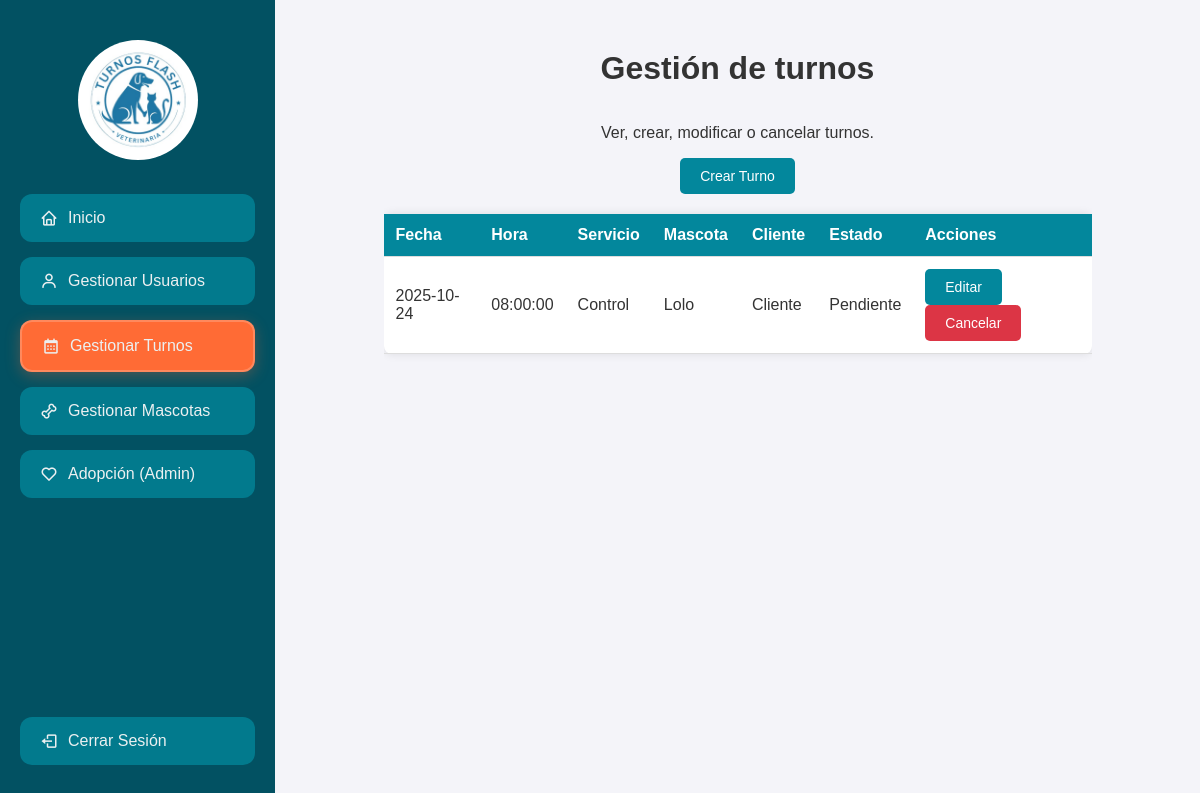
/gestionar_turnos.php (signed in), run on the app's committed database.
### tables this page shows
CREATE TABLE `turnos` (
  `id` int(11) NOT NULL,
  `user_id` int(11) NOT NULL,
  `mascota_id` int(11) NOT NULL,
  `fecha` date NOT NULL,
  `hora` time NOT NULL,
  `tipo_servicio` enum('cirugia','peluqueria','vacunacion','Control','castracion','baño') NOT NULL,
  `estado` enum('Pendiente','Terminado') DEFAULT 'Pendiente'
);

CREATE TABLE `mascotas` (
  `id` int(11) NOT NULL,
  `user_id` int(11) NOT NULL,
  `nombre` varchar(50) NOT NULL,
  `especie` varchar(50) NOT NULL,
  `raza` varchar(50) NOT NULL,
  `edad` int(11) NOT NULL,
  `sexo` varchar(10) NOT NULL,
  `peso` decimal(5,2) NOT NULL,
  `esterilizado` tinyint(1) NOT NULL,
  `foto` varchar(255) DEFAULT NULL
);

CREATE TABLE `user` (
  `id` int(11) NOT NULL,
  `nombre_usuario` varchar(50) NOT NULL,
  `correo_electronico` varchar(100) NOT NULL,
  `contrasena` varchar(255) NOT NULL,
  `rol` enum('cliente','admin','doctor') DEFAULT 'cliente',
  `telefono` varchar(20) DEFAULT NULL,
  `dni` varchar(20) DEFAULT NULL,
  `apellido` varchar(50) DEFAULT NULL
);

### gestionar_turnos.php (the view, shortened to what this page needs)
<?php
$mysqli = new mysqli("localhost", "root", "", "veterinaria");
$sql = "SELECT t.id, t.fecha, t.hora, t.tipo_servicio, t.estado, m.nombre AS mascota, u.nombre_usuario AS cliente
        FROM turnos t
        JOIN mascotas m ON t.mascota_id = m.id
        JOIN user u ON t.user_id = u.id";
$result = $mysqli->query($sql);
?>
<!DOCTYPE html>
<html lang="es">
<head>
    <link href='https://unpkg.com/boxicons@2.1.4/css/boxicons.min.css' rel='stylesheet'>
</head>
<body>
    <div class="sidebar">
        <div class="profile-section">
            <img src="logo_perro.jpg" alt="Foto de Perfil" class="profile-image">
        </div>
        <a href="admin_dashboard.php"><i class='bx bx-home'></i><span>Inicio</span></a>
        <a href="gestionar_usuarios.php"><i class='bx bx-user'></i><span>Gestionar Usuarios</span></a>
        <a href="gestionar_turnos.php" class="active"><i class='bx bx-calendar'></i><span>Gestionar Turnos</span></a>
        <a href="gestionar_mascotas.php"><i class='bx bx-bone'></i><span>Gestionar Mascotas</span></a>
        <a href="adopcion_page.php?view=admin"><i class='bx bx-heart'></i><span>Adopción (Admin)</span></a>
        <div class="bottom-menu">
        <a href="index.php" id="logout-button"><i class='bx bx-log-out'></i><span>Cerrar Sesión</span></a>
        </div>
    </div>
    <div class="content">
        <h1>Gestión de turnos</h1>
        <div class="container">
            <p>Ver, crear, modificar o cancelar turnos.</p>
            <button class="button" onclick="openCreateModal()">Crear Turno</button>
            <table>
                <thead>
                    <tr>
                        <th>Fecha</th>
                        <th>Hora</th>
                        <th>Servicio</th>
                        <th>Mascota</th>
                        <th>Cliente</th>
                        <th>Estado</th>
                        <th>Acciones</th>
                    </tr>
                </thead>
                <tbody>
                    <?php while ($row = $result->fetch_assoc()): ?>
                        <tr>
                            <td><?php echo $row['fecha']; ?></td>
                            <td><?php echo $row['hora']; ?></td>
                            <td><?php echo $row['tipo_servicio']; ?></td>
                            <td><?php echo $row['mascota']; ?></td>
                            <td><?php echo $row['cliente']; ?></td>
                            <td><?php echo isset($row['estado']) ? htmlspecialchars($row['estado']) : 'pendiente'; ?></td>
                            <td>
                                <button class="button" onclick="openEditModal(<?php echo $row['id']; ?>)">Editar</button>
                                <button class="button button-danger" onclick="confirmDelete(<?php echo $row['id']; ?>)">Cancelar</button>
                            </td>
                        </tr>
                    <?php endwhile; ?>
                </tbody>
            </table>
        </div>
    </div>
</body>
</html>

### gestionar_turnos.php (style rules this page uses)
body { font-family: Arial, sans-serif; margin: 0; padding: 0; display: flex; overflow: hidden; background-color: #f4f4f9; color: #333; transition: background-color 0.3s, color 0.3s; }
.sidebar { width: 275px; background-color: #025162; color: #ecf0f1; padding-top: 40px; display: flex; flex-direction: column; align-items: center; height: 100vh; transition: width 0.3s, background-color 0.3s; position: relative; }
.profile-section { text-align: center; margin-bottom: 20px; transition: margin-bottom 0.3s; }
.profile-image { width: 120px; height: 120px; border-radius: 50%; object-fit: cover; margin-bottom: 10px; transition: width 0.3s, height 0.3s; }
.sidebar a { display: flex; align-items: center; justify-content: flex-start; color: #ecf0f1; text-decoration: none; padding: 15px 20px; width: calc(100% - 40px); margin-bottom: 15px; background-color: #027a8d; border-radius: 12px; font-size: 16px; transition: background-color 0.3s, padding 0.3s, transform 0.15s ease-in-out; box-sizing: border-box; position: relative; }
.sidebar a.active { background-color: #ff6b35; box-shadow: 0 4px 15px rgba(255, 107, 53, 0.3); border: 2px solid rgba(255, 255, 255, 0.2); }
.sidebar i { margin-right: 10px; font-size: 18px; }
.sidebar span { transition: opacity 0.3s ease; }
.sidebar .bottom-menu { margin-top: auto; width: 100%; padding-bottom: 60px; display: flex; flex-direction: column; align-items: center; }
.content { flex-grow: 1; padding: 50px 20px; text-align: center; height: 100vh; transition: padding 0.3s; }
h1 { margin-top: 0; }
.container { width: 80%; margin: auto; overflow: hidden; }
table { width: 100%; border-collapse: collapse; margin: 20px 0; background: #fff; border-radius: 8px; box-shadow: 0 0 10px rgba(0, 0, 0, 0.1); }
table th, table td { padding: 12px; text-align: left; border-bottom: 1px solid #ddd; }
table th { background-color: #03879C; color: white; }
.button { background-color: #03879C; color: white; border: none; padding: 10px 20px; text-align: center; text-decoration: none; display: inline-block; font-size: 14px; border-radius: 5px; cursor: pointer; }
.button-danger { background-color: #dc3545; color: white; }

### data on the page
turnos: fecha "2025-10-24", hora "08:00:00", tipo_servicio "Control", mascota.nombre "Lolo", user.nombre_usuario "Cliente", estado "Pendiente"
